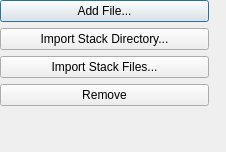
<?xml version="1.0" encoding="UTF-8"?>
<ui version="4.0">
 <class>Form</class>
 <widget class="QWidget" name="Form">
  <property name="geometry">
   <rect>
    <x>0</x>
    <y>0</y>
    <width>226</width>
    <height>152</height>
   </rect>
  </property>
  <property name="windowTitle">
   <string>Form</string>
  </property>
  <widget class="QWidget" name="layoutWidget">
   <property name="geometry">
    <rect>
     <x>0</x>
     <y>0</y>
     <width>221</width>
     <height>151</height>
    </rect>
   </property>
   <layout class="QVBoxLayout" name="verticalLayout">
    <property name="rightMargin">
     <number>12</number>
    </property>
    <item>
     <widget class="QPushButton" name="addFileButton">
      <property name="toolTip">
       <string>Add a single volume or image</string>
      </property>
      <property name="text">
       <string>Add File...</string>
      </property>
      <property name="icon">
       <iconset>
        <normaloff>../../../gui/icons/32x32/actions/media-seek-forward.png</normaloff>../../../gui/icons/32x32/actions/media-seek-forward.png</iconset>
      </property>
      <property name="autoDefault">
       <bool>true</bool>
      </property>
      <property name="default">
       <bool>true</bool>
      </property>
      <property name="flat">
       <bool>false</bool>
      </property>
     </widget>
    </item>
    <item>
     <widget class="QPushButton" name="addStackButton">
      <property name="toolTip">
       <string>Create a single 3D dataset in your project from a directory of images files</string>
      </property>
      <property name="text">
       <string>Import Stack Directory...</string>
      </property>
      <property name="autoDefault">
       <bool>true</bool>
      </property>
      <property name="default">
       <bool>false</bool>
      </property>
      <property name="flat">
       <bool>false</bool>
      </property>
     </widget>
    </item>
    <item>
     <widget class="QPushButton" name="addStackFilesButton">
      <property name="toolTip">
       <string>Select several files to create a single 3D stack</string>
      </property>
      <property name="text">
       <string>Import Stack Files...</string>
      </property>
      <property name="autoDefault">
       <bool>true</bool>
      </property>
     </widget>
    </item>
    <item>
     <widget class="QPushButton" name="removeFileButton">
      <property name="toolTip">
       <string>Remove the selected dataset from your project</string>
      </property>
      <property name="text">
       <string>Remove</string>
      </property>
      <property name="icon">
       <iconset>
        <normaloff>../../../gui/icons/32x32/actions/media-seek-backward.png</normaloff>../../../gui/icons/32x32/actions/media-seek-backward.png</iconset>
      </property>
      <property name="autoDefault">
       <bool>true</bool>
      </property>
     </widget>
    </item>
    <item>
     <spacer name="verticalSpacer">
      <property name="orientation">
       <enum>Qt::Vertical</enum>
      </property>
      <property name="sizeHint" stdset="0">
       <size>
        <width>20</width>
        <height>0</height>
       </size>
      </property>
     </spacer>
    </item>
   </layout>
  </widget>
 </widget>
 <resources/>
 <connections/>
</ui>
